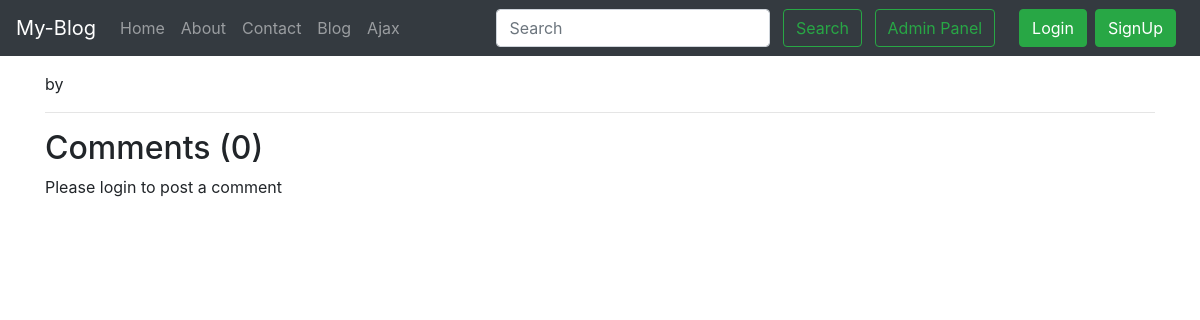
Before: /blog/Django with the older database file.
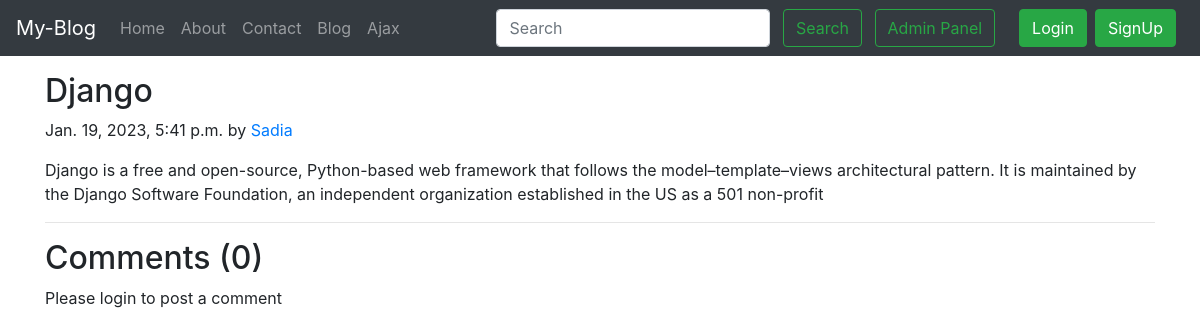
After: the same page with the newer database file.
### blog/models.py (models this page shows, shortened)
class Post(models.Model):
    sno=models.AutoField(primary_key=True)
    title=models.CharField(max_length=255)
    author=models.CharField(max_length=14)
    slug=models.CharField(max_length=130)
    timeStamp=models.DateTimeField(blank=True)
    content=models.TextField()

### blog/views.py (the view)
# urls.py: path('<str:slug>', views.blogPost,name='blogPost'),
def blogPost(request, slug):
    post=Post.objects.filter(slug=slug).first()
    comments= BlogComment.objects.filter(post=post)
    context={'post':post, 'comments': comments, 'user': request.user}
    return render(request, "blog/blogPost.html", context)

### templates/blog/blogPost.html (shortened to what this page needs)
{% extends 'base.html' %}
{% block body %}
{% load humanize %}
<div class="container my-3">
    <h2 class="blog-post-title">{{post.title}}</h2>
    <p class="blog-post-meta">{{post.timeStamp}} by <a href="/about">{{post.author}}</a></p>
    <p>{{post.content}}</p>
    <hr>
</div>
<div class="container">
  <h2> Comments ({{comments.count}})</h2>
    <div class="my-2">
      {% if user.is_authenticated %}
      <form action="/blog/postComment" method="post">
          {% csrf_token %}
          <div class="form-group">
              <label for="exampleInputEmail1">Post Comment </label>
              <input type="text" class="form-control" name="comment" placeholder="Enter comment here">
          </div>
          <input type="hidden" name="postSno" value="{{post.sno}}">
          <button type="submit" class="btn btn-primary">Submit</button>
      </form>
      {% else %}
      Please login to post a comment
      {% endif %}
</div>
{% endblock %}

Changed rows visible on the page:
added Post: title "Django", timeStamp "Jan. 19, 2023, 5:41 p.m.", author "Sadia", content "Django is a free and open-source, Python-based web framework that follows the model–template–views architectural pattern. It is maintained by the Django Software Foundation, an independent organization established in the US as a 501 non-profit"
